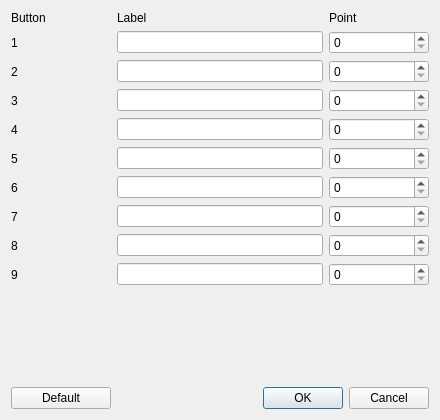
<?xml version="1.0" encoding="UTF-8"?>
<ui version="4.0">
 <class>DialogPreset</class>
 <widget class="QDialog" name="DialogPreset">
  <property name="windowModality">
   <enum>Qt::ApplicationModal</enum>
  </property>
  <property name="geometry">
   <rect>
    <x>0</x>
    <y>0</y>
    <width>440</width>
    <height>420</height>
   </rect>
  </property>
  <property name="windowTitle">
   <string>Config Presets</string>
  </property>
  <layout class="QGridLayout" name="gridLayout">
   <item row="8" column="0">
    <widget class="QLabel" name="label_7">
     <property name="text">
      <string>8</string>
     </property>
     <property name="buddy">
      <cstring>lineEdit_Label_7</cstring>
     </property>
    </widget>
   </item>
   <item row="4" column="0">
    <widget class="QLabel" name="label_3">
     <property name="text">
      <string>4</string>
     </property>
     <property name="buddy">
      <cstring>lineEdit_Label_3</cstring>
     </property>
    </widget>
   </item>
   <item row="2" column="1" colspan="2">
    <widget class="QLineEdit" name="lineEdit_Label_1"/>
   </item>
   <item row="3" column="0">
    <widget class="QLabel" name="label_2">
     <property name="text">
      <string>3</string>
     </property>
     <property name="buddy">
      <cstring>lineEdit_Label_2</cstring>
     </property>
    </widget>
   </item>
   <item row="0" column="3">
    <widget class="QLabel" name="label_Point">
     <property name="text">
      <string>Point</string>
     </property>
    </widget>
   </item>
   <item row="8" column="1" colspan="2">
    <widget class="QLineEdit" name="lineEdit_Label_7">
     <property name="text">
      <string/>
     </property>
    </widget>
   </item>
   <item row="5" column="1" colspan="2">
    <widget class="QLineEdit" name="lineEdit_Label_4">
     <property name="text">
      <string/>
     </property>
    </widget>
   </item>
   <item row="2" column="3">
    <widget class="QSpinBox" name="spinBox_Point_1">
     <property name="maximum">
      <number>360</number>
     </property>
    </widget>
   </item>
   <item row="2" column="0">
    <widget class="QLabel" name="label_1">
     <property name="text">
      <string>2</string>
     </property>
     <property name="buddy">
      <cstring>lineEdit_Label_1</cstring>
     </property>
    </widget>
   </item>
   <item row="7" column="1" colspan="2">
    <widget class="QLineEdit" name="lineEdit_Label_6">
     <property name="text">
      <string/>
     </property>
    </widget>
   </item>
   <item row="8" column="3">
    <widget class="QSpinBox" name="spinBox_Point_7">
     <property name="maximum">
      <number>360</number>
     </property>
    </widget>
   </item>
   <item row="0" column="0">
    <widget class="QLabel" name="label_Button">
     <property name="text">
      <string>Button</string>
     </property>
    </widget>
   </item>
   <item row="1" column="1" colspan="2">
    <widget class="QLineEdit" name="lineEdit_Label_0"/>
   </item>
   <item row="6" column="0">
    <widget class="QLabel" name="label_5">
     <property name="text">
      <string>6</string>
     </property>
     <property name="buddy">
      <cstring>lineEdit_Label_5</cstring>
     </property>
    </widget>
   </item>
   <item row="9" column="1" colspan="2">
    <widget class="QLineEdit" name="lineEdit_Label_8">
     <property name="text">
      <string/>
     </property>
    </widget>
   </item>
   <item row="0" column="1">
    <widget class="QLabel" name="label_Label">
     <property name="text">
      <string>Label</string>
     </property>
    </widget>
   </item>
   <item row="6" column="3">
    <widget class="QSpinBox" name="spinBox_Point_5">
     <property name="maximum">
      <number>360</number>
     </property>
    </widget>
   </item>
   <item row="7" column="0">
    <widget class="QLabel" name="label_6">
     <property name="text">
      <string>7</string>
     </property>
     <property name="buddy">
      <cstring>lineEdit_Label_6</cstring>
     </property>
    </widget>
   </item>
   <item row="9" column="3">
    <widget class="QSpinBox" name="spinBox_Point_8">
     <property name="maximum">
      <number>360</number>
     </property>
    </widget>
   </item>
   <item row="12" column="2" colspan="2">
    <widget class="QDialogButtonBox" name="buttonBox">
     <property name="orientation">
      <enum>Qt::Horizontal</enum>
     </property>
     <property name="standardButtons">
      <set>QDialogButtonBox::Cancel|QDialogButtonBox::Ok</set>
     </property>
    </widget>
   </item>
   <item row="5" column="3">
    <widget class="QSpinBox" name="spinBox_Point_4">
     <property name="maximum">
      <number>360</number>
     </property>
    </widget>
   </item>
   <item row="1" column="3">
    <widget class="QSpinBox" name="spinBox_Point_0">
     <property name="maximum">
      <number>360</number>
     </property>
    </widget>
   </item>
   <item row="7" column="3">
    <widget class="QSpinBox" name="spinBox_Point_6">
     <property name="maximum">
      <number>360</number>
     </property>
    </widget>
   </item>
   <item row="6" column="1" colspan="2">
    <widget class="QLineEdit" name="lineEdit_Label_5">
     <property name="text">
      <string/>
     </property>
    </widget>
   </item>
   <item row="4" column="1" colspan="2">
    <widget class="QLineEdit" name="lineEdit_Label_3"/>
   </item>
   <item row="3" column="3">
    <widget class="QSpinBox" name="spinBox_Point_2">
     <property name="maximum">
      <number>360</number>
     </property>
    </widget>
   </item>
   <item row="9" column="0">
    <widget class="QLabel" name="label_8">
     <property name="text">
      <string>9</string>
     </property>
     <property name="buddy">
      <cstring>lineEdit_Label_8</cstring>
     </property>
    </widget>
   </item>
   <item row="4" column="3">
    <widget class="QSpinBox" name="spinBox_Point_3">
     <property name="maximum">
      <number>360</number>
     </property>
    </widget>
   </item>
   <item row="5" column="0">
    <widget class="QLabel" name="label_4">
     <property name="text">
      <string>5</string>
     </property>
     <property name="buddy">
      <cstring>lineEdit_Label_4</cstring>
     </property>
    </widget>
   </item>
   <item row="3" column="1" colspan="2">
    <widget class="QLineEdit" name="lineEdit_Label_2"/>
   </item>
   <item row="11" column="1">
    <spacer name="verticalSpacer">
     <property name="orientation">
      <enum>Qt::Vertical</enum>
     </property>
     <property name="sizeHint" stdset="0">
      <size>
       <width>20</width>
       <height>40</height>
      </size>
     </property>
    </spacer>
   </item>
   <item row="1" column="0">
    <widget class="QLabel" name="label_0">
     <property name="text">
      <string>1</string>
     </property>
     <property name="buddy">
      <cstring>lineEdit_Label_0</cstring>
     </property>
    </widget>
   </item>
   <item row="12" column="0">
    <widget class="QPushButton" name="pushButton_Default">
     <property name="text">
      <string>Default</string>
     </property>
    </widget>
   </item>
  </layout>
 </widget>
 <tabstops>
  <tabstop>lineEdit_Label_0</tabstop>
  <tabstop>spinBox_Point_0</tabstop>
  <tabstop>lineEdit_Label_1</tabstop>
  <tabstop>spinBox_Point_1</tabstop>
  <tabstop>lineEdit_Label_2</tabstop>
  <tabstop>spinBox_Point_2</tabstop>
  <tabstop>lineEdit_Label_3</tabstop>
  <tabstop>spinBox_Point_3</tabstop>
  <tabstop>lineEdit_Label_4</tabstop>
  <tabstop>spinBox_Point_4</tabstop>
  <tabstop>lineEdit_Label_5</tabstop>
  <tabstop>spinBox_Point_5</tabstop>
  <tabstop>lineEdit_Label_6</tabstop>
  <tabstop>spinBox_Point_6</tabstop>
  <tabstop>lineEdit_Label_7</tabstop>
  <tabstop>spinBox_Point_7</tabstop>
  <tabstop>lineEdit_Label_8</tabstop>
  <tabstop>spinBox_Point_8</tabstop>
 </tabstops>
 <resources/>
 <connections>
  <connection>
   <sender>buttonBox</sender>
   <signal>accepted()</signal>
   <receiver>DialogPreset</receiver>
   <slot>accept()</slot>
   <hints>
    <hint type="sourcelabel">
     <x>248</x>
     <y>254</y>
    </hint>
    <hint type="destinationlabel">
     <x>157</x>
     <y>274</y>
    </hint>
   </hints>
  </connection>
  <connection>
   <sender>buttonBox</sender>
   <signal>rejected()</signal>
   <receiver>DialogPreset</receiver>
   <slot>reject()</slot>
   <hints>
    <hint type="sourcelabel">
     <x>316</x>
     <y>260</y>
    </hint>
    <hint type="destinationlabel">
     <x>286</x>
     <y>274</y>
    </hint>
   </hints>
  </connection>
 </connections>
</ui>
